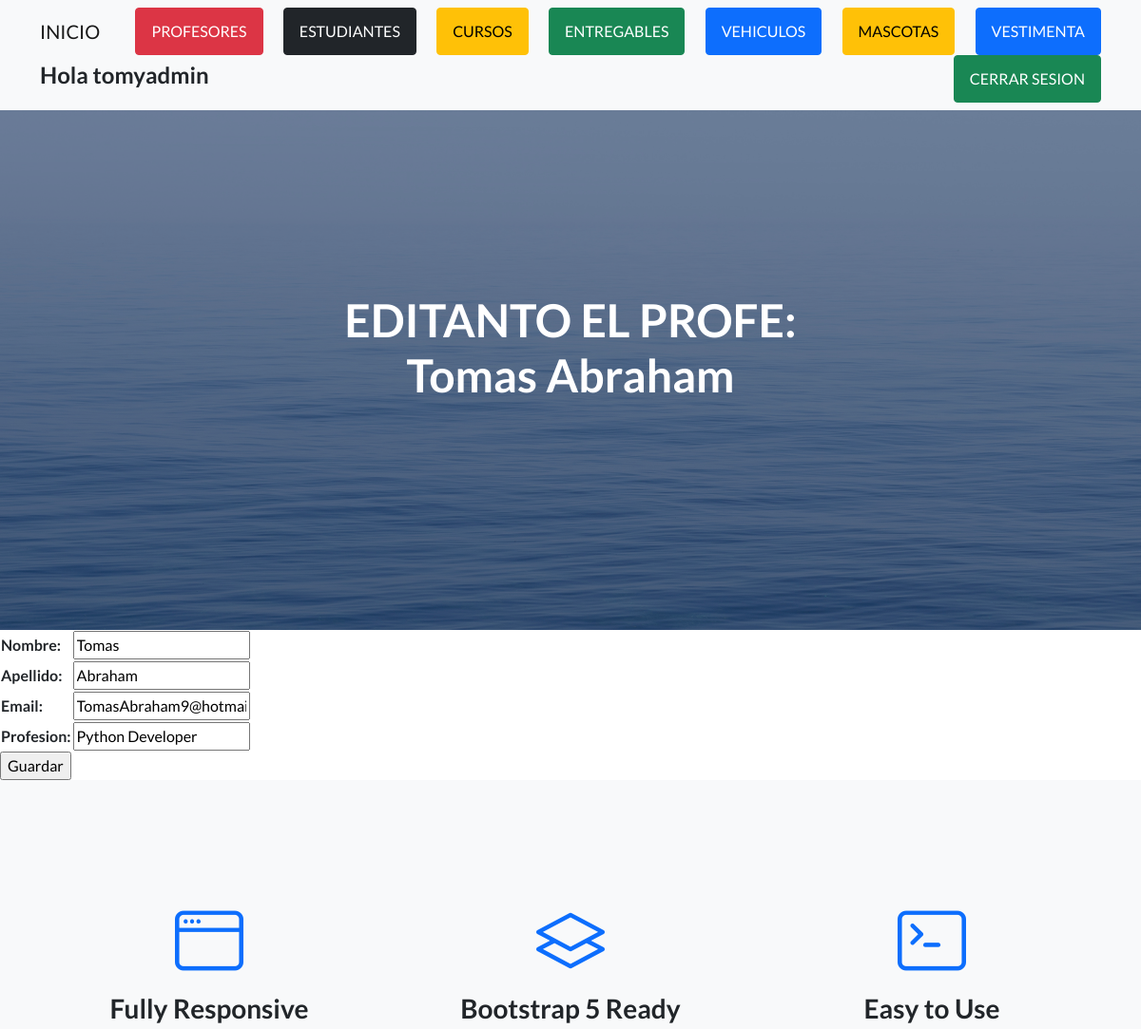
The page /AppCoder/editarProfesor/3 (signed in, upper part) on the database as committed earlier.
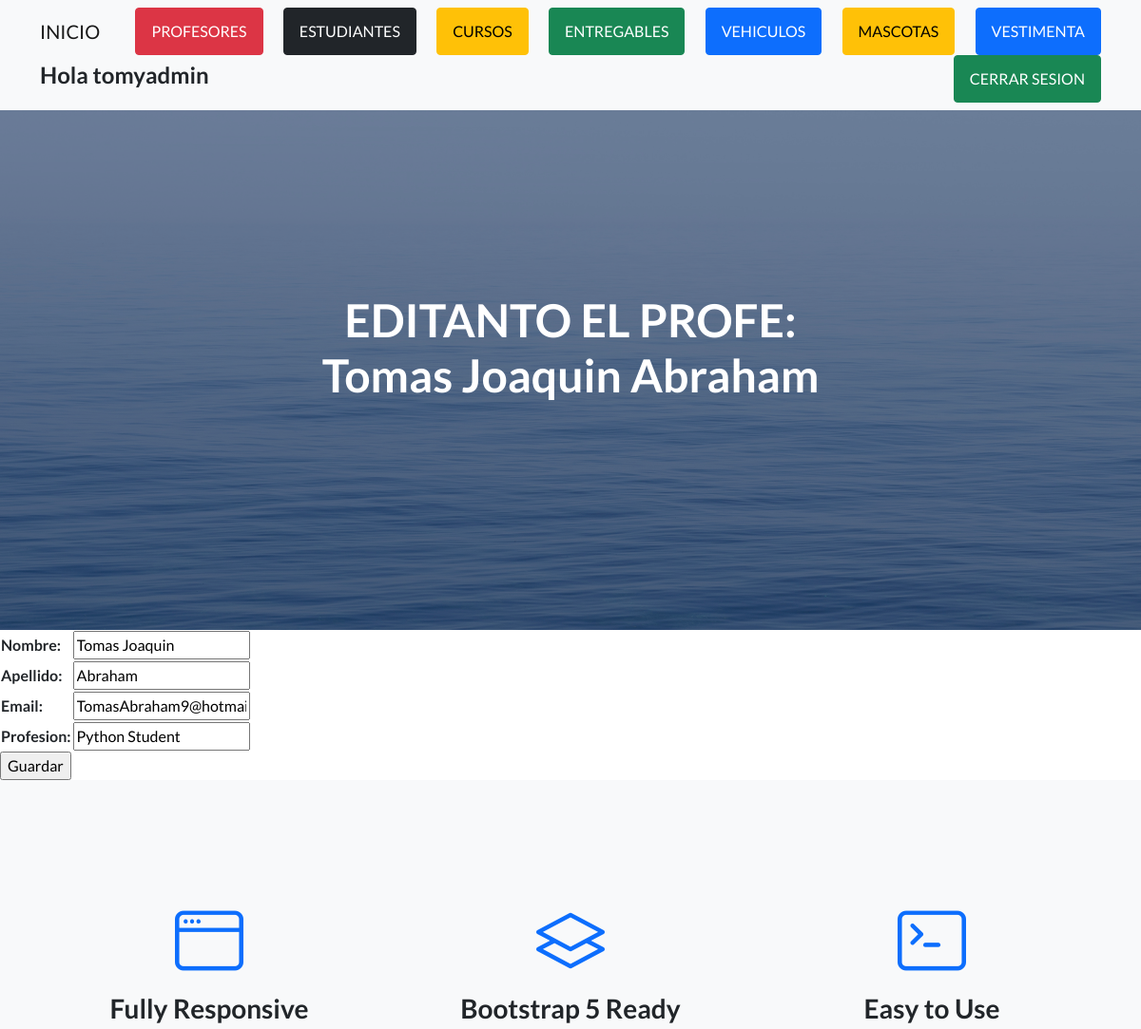
The same page on the database as committed later.
### AppCoder/models.py (models this page shows)
class Profesor(models.Model):
    nombre= models.CharField(max_length=50)
    apellido= models.CharField(max_length=50)
    email= models.EmailField()
    profesion= models.CharField(max_length=50)
    def __str__(self):
        return f'{self.nombre} {self.apellido}'

### AppCoder/views.py (the view)
# urls.py: path("editarProfesor/<id>", editarProfesor, name="editarProfesor"),
def editarProfesor(request, id):
    profesor=Profesor.objects.get(id=id)
    if request.method=="POST":
        form=ProfeForm(request.POST)
        if form.is_valid():
            info=form.cleaned_data
            profesor.nombre=info["nombre"]
            profesor.apellido=info["apellido"]
            profesor.email=info["email"]
            profesor.profesion=info["profesion"]
            profesor.save()
            profesores=Profesor.objects.all()
            return render(request, "AppCoder/leerProfesores.html", {"profesores":profesores})
    else:
        form= ProfeForm(initial={"nombre":profesor.nombre, "apellido":profesor.apellido, "email":profesor.email, "profesion":profesor.profesion})
        return render(request, "AppCoder/editarProfesor.html", {"formulario":form, "profesor":profesor, "avatar":obtenerAvatar(request)})

### AppCoder/forms.py
class ProfeForm(forms.Form):
    nombre= forms.CharField(max_length=50)
    apellido= forms.CharField(max_length=50)
    email= forms.EmailField()
    profesion= forms.CharField(max_length=50)

### AppCoder/views.py (called while the page is built)
def obtenerAvatar(request):
    lista=Avatar.objects.filter(user=request.user)
    if len(lista)!= 0:
        imagen=lista[0].imagen.url
    else:
        imagen=""
    return imagen

### AppCoder/templates/AppCoder/editarProfesor.html
{% extends "AppCoder/padre.html" %}
{% load static %}
{% block titulo %}
<h1 class="mb-5">EDITANTO EL PROFE: {{ profesor }}</h1>
{% endblock %}
{% block contenido %}
<form action="{% url 'editarProfesor' profesor.id %}" method="POST"> {% csrf_token %}
    <table>
        {{ formulario.as_table }}
    </table>
    <input type="submit" value="Guardar">
</form>
{% endblock %}

Rows that differ between the two databases and show on the page:
changed Profesor "Abraham": nombre+apellido "Tomas Abraham" → "Tomas Joaquin Abraham"; nombre "Tomas" → "Tomas Joaquin"; profesion "Python Developer" → "Python Student"
